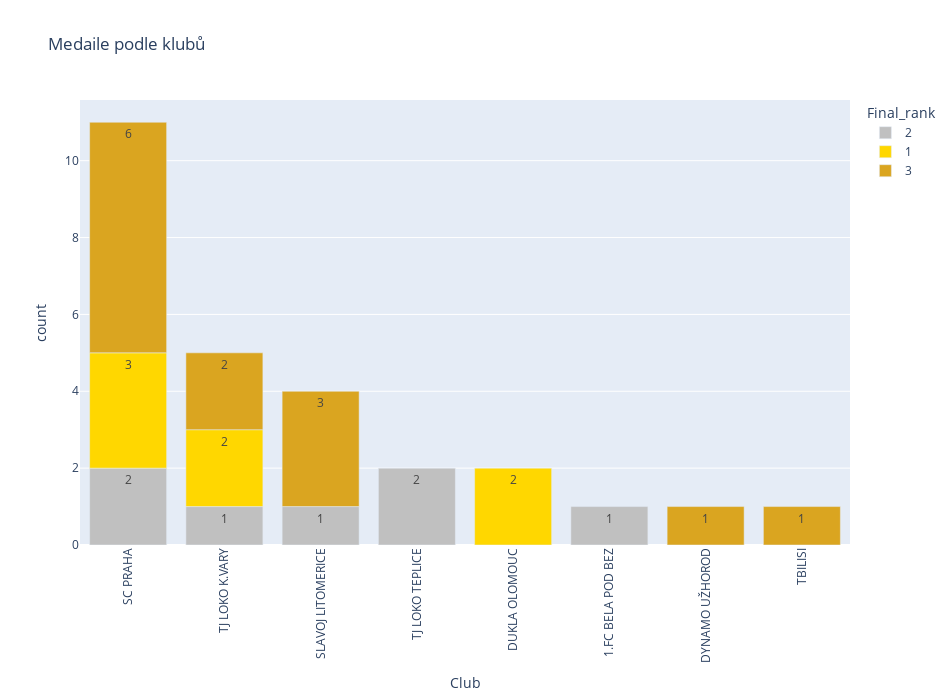

Write notebook code for a chart like this one.
### Code cell
medals = df_m.loc[df_m.Final_rank.isin([1,2,3]), :]
d5 = pd.DataFrame({'count' : medals.groupby( ['Club', "Final_rank"] ).size()}).reset_index()
d5["Final_rank"] = d5["Final_rank"].astype(str) # nezbytné pro diskrétní barvy: https://plotly.com/python/discrete-color/

fig = px.bar(d5, x= d5["Club"],
             y= d5["count"], 
             color = d5["Final_rank"] ,
             color_discrete_map={"1": "gold", "2":"silver", "3":"goldenrod"},  # definice barev
             #hover_name="Final_rank",   # extra info ve float popisku
             text_auto='.0s',    
             width=950, height=700,
             title="Medaile podle klubů")

fig.update_layout(xaxis = dict(tickvals = d5["Club"]))
fig.update_layout(xaxis={'categoryorder':'total descending'}) # extra řazeni od nejvyššího totalu
fig.update_xaxes(tickangle=270)
fig.show()

pio.write_html(fig, file="vizualizace/V4_Medals-Club.html", auto_open=True)

### Figure 1 — Plotly figure (JSON) as saved in the notebook; plotly's stock layout.template omitted (floating-point values rounded to 4 significant figures)
{"data": [{"alignmentgroup": "True", "hovertemplate": "Final_rank=2<br>Club=%{x}<br>count=%{y}<extra></extra>", "legendgroup": "2", "marker": {"color": "silver", "pattern": {"shape": ""}}, "name": "2", "offsetgroup": "2", "orientation": "v", "showlegend": true, "textposition": "auto", "texttemplate": "%{y:.0s}", "type": "bar", "x": ["1.FC BELA POD BEZ", "SC PRAHA", "SLAVOJ LITOMERICE", "TJ LOKO K.VARY", "TJ LOKO TEPLICE"], "xaxis": "x", "y": [1, 2, 1, 1, 2], "yaxis": "y"}, {"alignmentgroup": "True", "hovertemplate": "Final_rank=1<br>Club=%{x}<br>count=%{y}<extra></extra>", "legendgroup": "1", "marker": {"color": "gold", "pattern": {"shape": ""}}, "name": "1", "offsetgroup": "1", "orientation": "v", "showlegend": true, "textposition": "auto", "texttemplate": "%{y:.0s}", "type": "bar", "x": ["DUKLA OLOMOUC", "SC PRAHA", "TJ LOKO K.VARY"], "xaxis": "x", "y": [2, 3, 2], "yaxis": "y"}, {"alignmentgroup": "True", "hovertemplate": "Final_rank=3<br>Club=%{x}<br>count=%{y}<extra></extra>", "legendgroup": "3", "marker": {"color": "goldenrod", "pattern": {"shape": ""}}, "name": "3", "offsetgroup": "3", "orientation": "v", "showlegend": true, "textposition": "auto", "texttemplate": "%{y:.0s}", "type": "bar", "x": ["DYNAMO UŽHOROD", "SC PRAHA", "SLAVOJ LITOMERICE", "TBILISI", "TJ LOKO K.VARY"], "xaxis": "x", "y": [1, 6, 3, 1, 2], "yaxis": "y"}], "layout": {"barmode": "relative", "height": 700, "legend": {"title": {"text": "Final_rank"}, "tracegroupgap": 0}, "title": {"text": "Medaile podle klubů"}, "width": 950, "xaxis": {"anchor": "y", "autorange": true, "categoryorder": "total descending", "domain": [0, 1], "range": [-0.5, 7.5], "tickangle": -90, "tickvals": ["1.FC BELA POD BEZ", "DUKLA OLOMOUC", "DYNAMO UŽHOROD", "SC PRAHA", "SC PRAHA", "SC PRAHA", "SLAVOJ LITOMERICE", "SLAVOJ LITOMERICE", "TBILISI", "TJ LOKO K.VARY", "TJ LOKO K.VARY", "TJ LOKO K.VARY", "TJ LOKO TEPLICE"], "title": {"text": "Club"}, "type": "category"}, "yaxis": {"anchor": "x", "autorange": true, "domain": [0, 1], "range": [0, 11.58], "title": {"text": "count"}, "type": "linear"}}}
